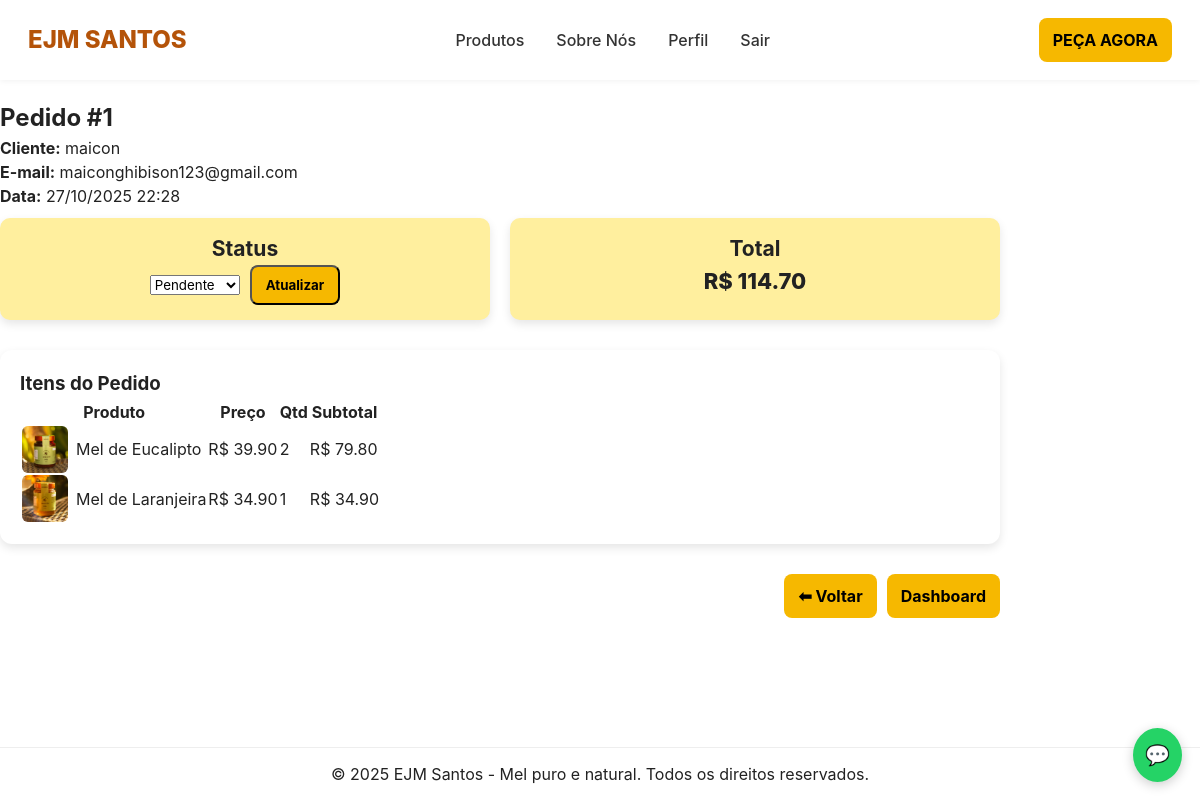
Screenshot of /admin/pedidos/1 (signed in) with the database file from the repository.
### app.py (models this page shows)
class Order(db.Model):
    id = db.Column(db.Integer, primary_key=True)
    user_id = db.Column(db.Integer, db.ForeignKey("user.id"))
    status = db.Column(db.String(20), default="Pendente")
    total = db.Column(db.Float, nullable=False)
    created_at = db.Column(db.DateTime, default=datetime.utcnow)
    items = db.relationship("OrderItem", backref="order", cascade="all, delete")

class User(db.Model):
    id = db.Column(db.Integer, primary_key=True)
    nome = db.Column(db.String(120), nullable=False)
    email = db.Column(db.String(150), unique=True, nullable=False)
    senha_hash = db.Column(db.String(256), nullable=False)
    is_admin = db.Column(db.Boolean, default=False)  # 🧩 novo campo
    created_at = db.Column(db.DateTime, default=datetime.utcnow)

class Product(db.Model):
    id = db.Column(db.Integer, primary_key=True)
    titulo = db.Column(db.String(120), nullable=False)
    descricao = db.Column(db.Text)
    preco = db.Column(db.Float, nullable=False)
    imagem = db.Column(db.String(256))
    mercado_pago_link = db.Column(db.String(400))

class OrderItem(db.Model):
    id = db.Column(db.Integer, primary_key=True)
    order_id = db.Column(db.Integer, db.ForeignKey("order.id"))
    product_id = db.Column(db.Integer, db.ForeignKey("product.id"))
    quantidade = db.Column(db.Integer, default=1)
    preco_unitario = db.Column(db.Float, nullable=False)

### app.py (the view)
@app.route("/admin/pedidos/<int:pedido_id>")
@admin_required
def admin_pedido_detalhe(pedido_id):
    pedido = Order.query.get_or_404(pedido_id)
    itens = OrderItem.query.filter_by(order_id=pedido_id).all()
    user = User.query.get(pedido.user_id)
    detalhe_itens = []
    for it in itens:
        prod = Product.query.get(it.product_id)
        detalhe_itens.append({
            "id": it.id,
            "produto_id": it.product_id,
            "titulo": prod.titulo if prod else f"#{it.product_id}",
            "preco_unit": it.preco_unitario,
            "quantidade": it.quantidade,
            "subtotal": it.preco_unitario * it.quantidade,
            "imagem": prod.imagem if prod else ""
        })
    return render_template(
        "admin_pedido_detalhe.html",
        pedido=pedido,
        itens=detalhe_itens,
        user=user
    )

### app.py (called while the page is built)
def admin_required(f):
    @wraps(f)
    def decorated(*args, **kwargs):
        user_id = session.get("user_id")
        if not user_id:
            return redirect("/login")
        user = User.query.get(user_id)
        if not user or not user.is_admin:
            return render_template("erro.html", mensagem="Acesso negado: apenas administradores.")
        return f(*args, **kwargs)
    return decorated

@app.after_request
def add_header(response):
    response.headers["Cache-Control"] = "no-store"
    return response

### templates/admin_pedido_detalhe.html
{% extends "base.html" %}
{% block content %}
<section class="painel-admin">
  <div class="painel-wrap" style="max-width:1000px;">
    <h2>Pedido #{{ pedido.id }}</h2>
    <p><strong>Cliente:</strong> {{ user.nome if user else ('ID '+pedido.user_id|string) }}</p>
    <p><strong>E-mail:</strong> {{ user.email if user else '-' }}</p>
    <p><strong>Data:</strong> {{ pedido.created_at.strftime('%d/%m/%Y %H:%M') if pedido.created_at }}</p>
    <div class="cards-admin" style="margin-top:10px;">
      <div class="cardDM">
        <h3>Status</h3>
        <form method="POST" action="/admin/pedidos/{{ pedido.id }}/status" style="display:flex;gap:10px;justify-content:center;align-items:center;">
          <select name="status">
            {% set ops = ['Pendente','Pago','Enviado','Entregue','Cancelado'] %}
            {% for s in ops %}
              <option value="{{ s }}" {% if s == pedido.status %}selected{% endif %}>{{ s }}</option>
            {% endfor %}
          </select>
          <button class="botao-topo" type="submit">Atualizar</button>
        </form>
      </div>
      <div class="cardDM">
        <h3>Total</h3>
        <p style="font-size:22px;font-weight:800;">R$ {{ "%.2f"|format(pedido.total) }}</p>
      </div>
    </div>
    <div class="grafico-box">
      <h3>Itens do Pedido</h3>
      <table class="tabela-admin">
        <thead>
          <tr>
            <th>Produto</th>
            <th>Preço</th>
            <th>Qtd</th>
            <th>Subtotal</th>
          </tr>
        </thead>
        <tbody>
          {% for it in itens %}
          <tr>
            <td style="display:flex;align-items:center;gap:8px;">
              {% if it.imagem %}
              <img src="/static/{{ it.imagem }}" alt="" width="46" style="border-radius:6px;">
              {% endif %}
              {{ it.titulo }}
            </td>
            <td>R$ {{ "%.2f"|format(it.preco_unit) }}</td>
            <td>{{ it.quantidade }}</td>
            <td>R$ {{ "%.2f"|format(it.subtotal) }}</td>
          </tr>
          {% endfor %}
        </tbody>
      </table>
    </div>
    <div style="display:flex;gap:10px;justify-content:flex-end;margin-top:10px;">
      <a class="botao-topo" href="/admin/pedidos">⬅ Voltar</a>
      <a class="botao-topo" href="/admin">Dashboard</a>
    </div>
  </div>
</section>
{% endblock %}

### static/css/style.css (style rules this page uses)
* { box-sizing:border-box;margin:0;padding:0;font-family:Inter, "Poppins", sans-serif }
body { background:#fff;color:#222;line-height:1.5;min-height:100vh;display:flex;flex-direction:column }
a { text-decoration:none }
.botao-topo { background:#f6b800;color:#000;padding:10px 14px;border-radius:8px;font-weight:700 }
section { padding:20px 0 }
a { color: #0077cc; text-decoration: none; }
.botao-topo { background: #f6b800; color: #000; padding: 10px 14px; border-radius: 8px; font-weight: 700; transition: background 0.2s; }
.cards-admin { display: flex; gap: 20px; margin: 20px 0; }
.cardDM { flex: 1; background: #ffef9e; padding: 15px; border-radius: 10px; text-align: center; font-size: 18px; box-shadow: 0 4px 10px rgba(0,0,0,0.1); }
.grafico-box { background: #fff; padding: 20px; margin: 30px 0; border-radius: 12px; box-shadow: 0 4px 10px rgba(0,0,0,0.1); }

### rows the page displays
Order: id "1", created_at "27/10/2025 22:28", status "Pendente", total "114.70"
User: nome "maicon", email "maiconghibison123@gmail.com"
Product: imagem (picture), titulo "Mel de Eucalipto"
OrderItem: preco_unit "39.90"
Product: imagem (picture), titulo "Mel de Laranjeira"
OrderItem: preco_unit "34.90"

### other values shown
{{ it.quantidade }} "2" "1"
{{ "%.2f"|format(it.subtotal) }} "79.80" "34.90"
